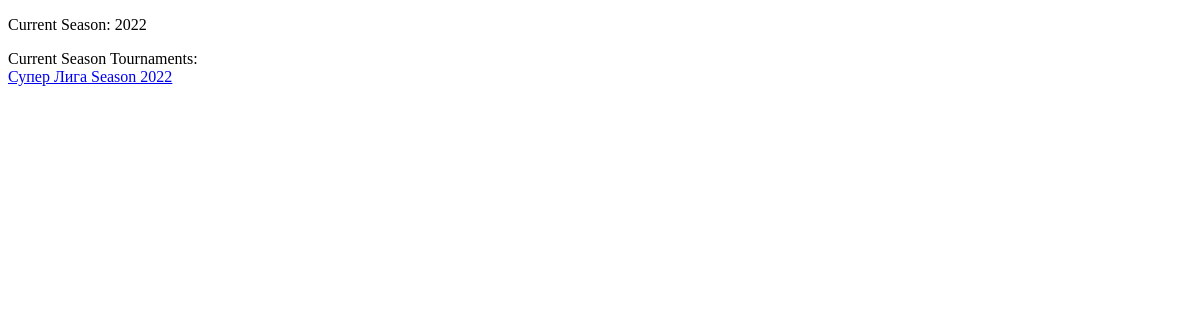
The page /seasons/2022/ on the database as committed earlier.
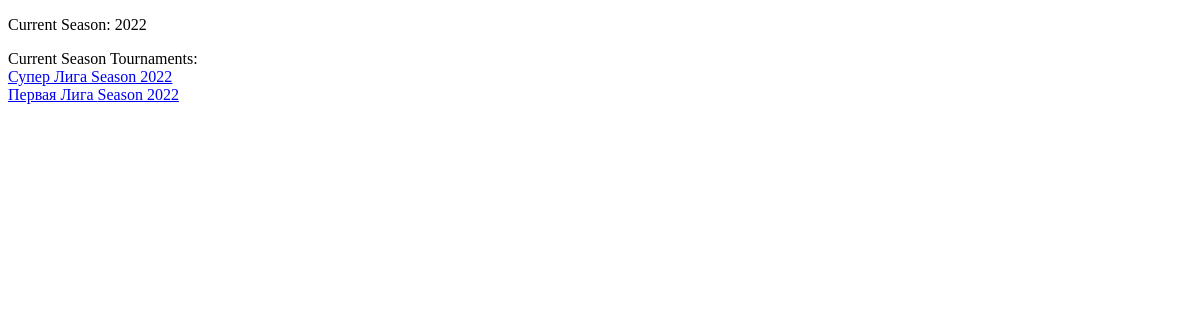
The same page on the database as committed later.
### tournaments/models.py (models this page shows, shortened)
class Tournament(models.Model):
    season = models.ForeignKey(Season, on_delete=models.SET_NULL, null=True)
    name = models.CharField(max_length=100, blank=False)
    description = models.TextField(max_length=200)
    class Meta:
        verbose_name = "Tournament"
        verbose_name_plural = "Tournament"
        ordering = ['-season']
    def get_absolute_url(self):
        return reverse('tournament_page', kwargs={
            'tournament_id': self.pk,
            'name': self.name,
            'season': self.season})

### seasons/models.py (models this page shows, shortened)
class Season(models.Model):
    year = models.IntegerField(blank=False, default=1900)
    description = models.TextField(max_length=200)
    def __str__(self):
        return f'Season {self.year}'
    class Meta:
        verbose_name = "Season"
        verbose_name_plural = "Seasons"
        ordering = ['-year']

### seasons/views.py (the view)
# urls.py: path('<str:year>/', SeasonDetail.as_view(), name='season_page')  # seasons page
class SeasonDetail(View):
    def get(self, request, year):
        current_season = Season.objects.get(year=year)
        current_season_tournaments = Tournament.objects.filter(season=current_season)
        return render(request, 'seasons/season_page.html',
                      {"current_season": current_season,
                       "current_season_tournaments": current_season_tournaments
                       })

### templates/seasons/season_page.html (shortened to what this page needs)
<!DOCTYPE html>
<html lang="en">
<head>
</head>
<body>
<p>Current Season: {{ current_season.year }}
</p>
<p> Current Season Tournaments:
    {% for tournament in current_season_tournaments %}
    <br><a href="{{ tournament.get_absolute_url }}">{{ tournament.name }} {{ tournament.season }}</a>
    {% endfor %}
</p>
</body>
</html>

Rows that differ between the two databases and show on the page:
added Tournament: name "Первая Лига", season "Season 2022"
